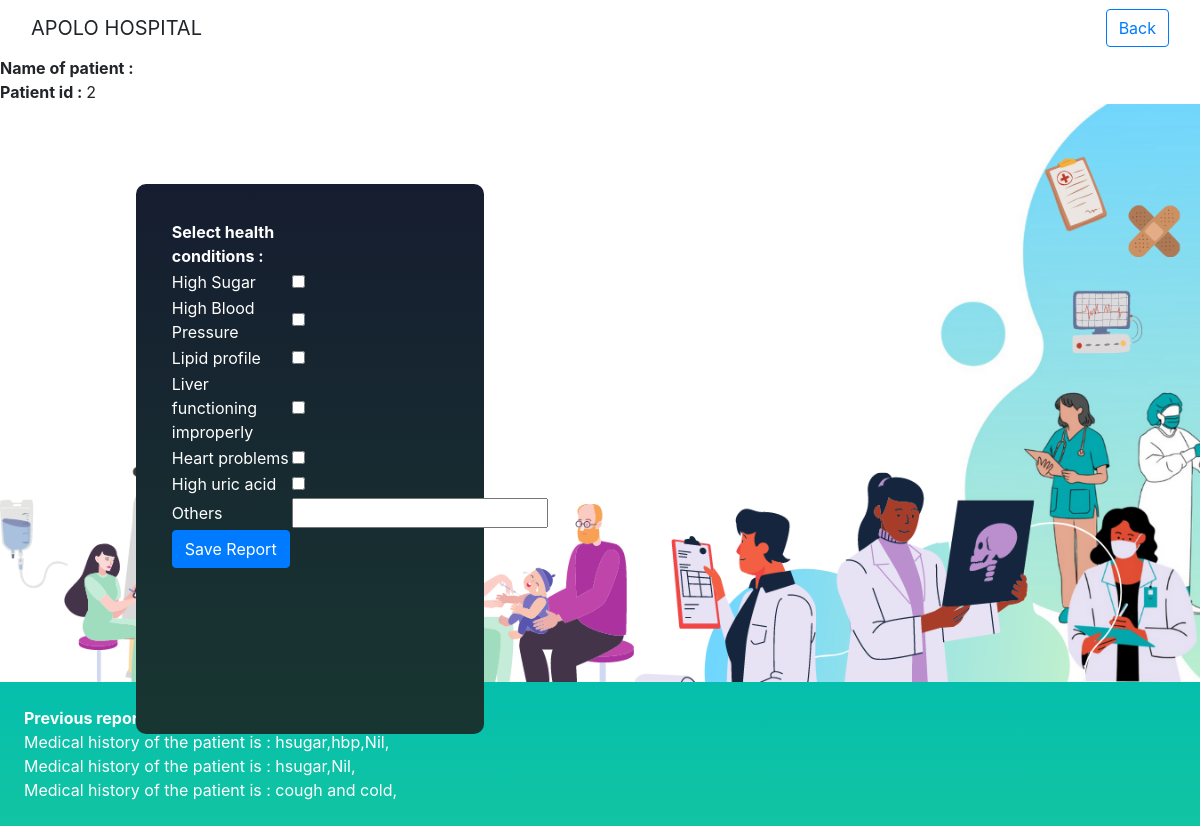
Page /add_report.php?id=2 on the committed database.
### tables this page shows
CREATE TABLE `medhistory` (
  `med_id` int(5) NOT NULL,
  `doc_id` int(5) NOT NULL,
  `p_id` int(11) NOT NULL,
  `p_name` varchar(50) NOT NULL,
  `medreport` varchar(70) DEFAULT NULL
);

### add_report.php (the view, shortened to what this page needs)
<?php
   include('patient_search_session.php');
?>
<!DOCTYPE html>
<html lang="en">
    <head>
    <link
      rel="stylesheet"
      href="https://stackpath.bootstrapcdn.com/bootstrap/4.3.1/css/bootstrap.min.css"
    />
    </head>
    <body>
        <nav class="navbar navbar-light" style="background-color: white;">
            <div class="container-fluid">
            <a class="navbar-brand">APOLO HOSPITAL</a>
            <ul class="nav nav-pills">
                    <li class="active">
                        <form method="get" action="doc_profile.php">
                        <button type="submit" class="btn btn-outline-primary" id="dbt" name="dbt">Back</button>
                        </form>
                    </li>
                </ul>
            </div>
        </nav>
        <?php
        $patient_name = $_GET["name"];
        $patient_id = $_GET["id"];
        echo '<b>Name of patient :  </b>'.$patient_name.'<br><b>Patient id : </b>'.$patient_id;
        ?>
        <img src="form.png" height= "100%" width="100%">
        <div class="card-img-overlay text-light" id="login">
        <br><br>
        <form method="post" action=" " id="select">
            <table>
                <tr>
                    <td><b>Select health conditions : </b></td>
                </tr>
                <tr>
                    <td>High Sugar </td>
                    <td><input type="checkbox" name="hc[]" value="hsugar"></td>
                </tr>
                <tr>
                    <td> High Blood Pressure</td>
                    <td><input type="checkbox" name="hc[]" value="hbp"></td>
                </tr>
                <tr>
                    <td>Lipid profile </td>
                    <td><input type="checkbox" name="hc[]" value="lipid"></td>
                </tr>
                <tr>
                    <td>Liver functioning  improperly </td>
                    <td><input type="checkbox" name="hc[]" value="liver"></td>
                </tr>
                <tr>
                    <td> Heart problems </td>
                    <td><input type="checkbox" name="hc[]" value="heart"></td>
                </tr>
                <tr>
                    <td> High uric acid </td>
                    <td><input type="checkbox" name="hc[]" value="uric"></td>
                </tr>
                <tr>
                    <td> Others </td>
                    <td><input type="text" name="hc[]"></td>
                </tr>
                <tr>
                    <td><input type="submit" name="Save" value="Save Report" class="btn btn-primary"></td>
                </tr>
            </table>
        </form>
        </div>
    </body>
</html>
<?php
echo "<div id='foot'>";
echo "<b>Previous reports is as follows : </b><br>";
$in =  mysqli_query($connect,"SELECT medreport FROM medhistory WHERE p_id = '$patient_id';");
    while($r = mysqli_fetch_array($in)){
        echo "Medical history of the patient is : ".$r[0]."<br>";
}
echo "</div>";
?>

### add_report.php (style rules this page uses)
#select { width : 30%; color : white; padding : 3%; height : 70%; margin : 10%; background-image : linear-gradient(180deg, rgb(22, 29, 48), rgb(24, 54, 49)); border-radius : 10px; }
#foot { color : white; width : 100%; background-image : linear-gradient(180deg,#05BFAD,#11C4A2); padding:2%; }

### rows in the picture
medhistory: medreport "hsugar,hbp,Nil,"
medhistory: medreport "hsugar,Nil,"
medhistory: medreport "cough and cold,"

### other values in the picture
$patient_id "2"
